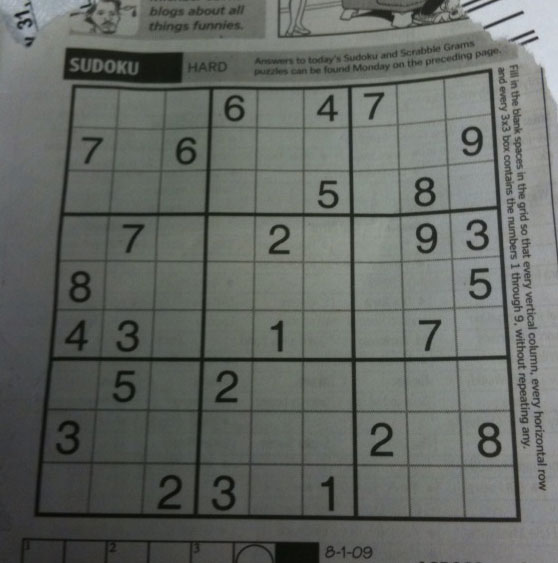
#> input picture resources/sudoku.png, 558 x 563 px
$ python 03-sudoku.png.py
#> lines starting #> are read from the running program, lines starting #| are printed output that depends on the picture; after the words box and inside, x2 and y2 are one past the last pixel; in counts of white or black regions, pixels touching at a corner belong together
import numpy as np
import cv2 as cv
from matplotlib import pyplot as plt


img = cv.imread("../resources/sudoku.png", 0)
#> img: shape (563, 558); min 7, max 218, mean 101.8

blurredImg = cv.medianBlur(img, 5)
# blurredImg = cv.GaussianBlur(img, (5, 5), cv.BORDER_REPLICATE)

# Thresholding Images

# Global Threshold
ret, th_global = cv.threshold(blurredImg, 127, 255, cv.THRESH_BINARY)
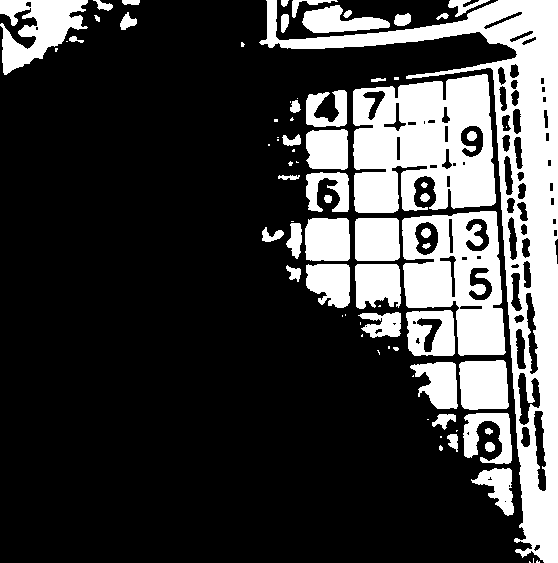
#> th_global: shape (563, 558); 25.2% white; 79 white regions (32 under 20 px), largest, box (x1, y1, x2, y2) and area: (259, 0, 558, 563) 27086, (353, 74, 496, 213) 15195, (402, 211, 506, 356) 9242

# Adaptive Threshold

# 1. ADAPTIVE_THRESH_MEAN_C
th_adap_mean1 = cv.adaptiveThreshold(img, 255, cv.ADAPTIVE_THRESH_MEAN_C, \
                                    cv.THRESH_BINARY, 11, 2)
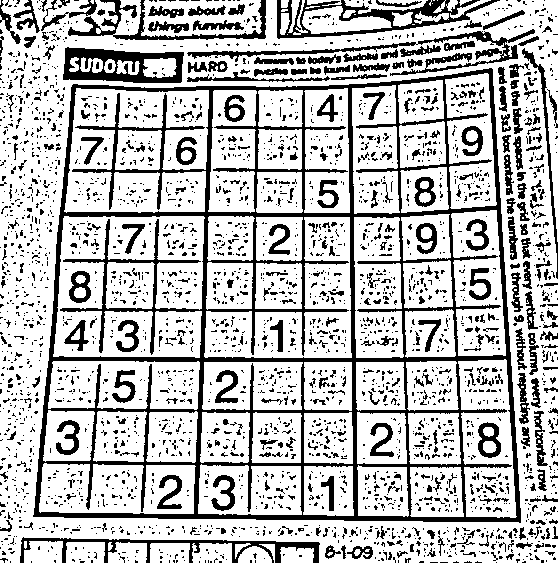
#> th_adap_mean1: shape (563, 558); 74.4% white; 2935 black regions (2574 under 20 px), largest, box (x1, y1, x2, y2) and area: (33, 68, 521, 523) 30399, (277, 0, 500, 39) 2538, (63, 47, 184, 83) 2362

th_adap_mean2 = cv.adaptiveThreshold(blurredImg, 255, cv.ADAPTIVE_THRESH_MEAN_C, \
                                    cv.THRESH_BINARY, 11, 2)
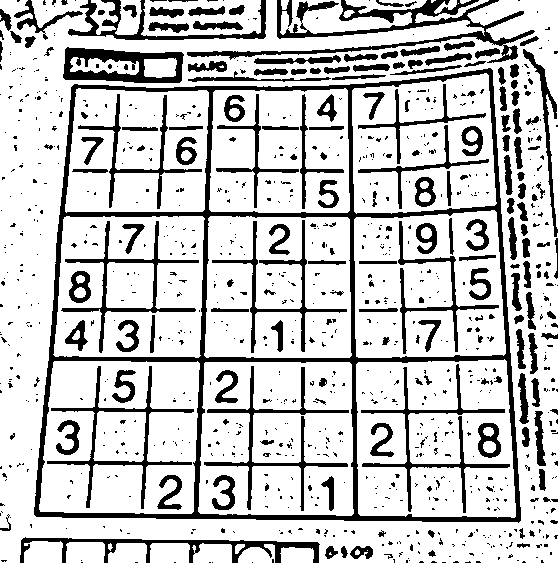
#> th_adap_mean2: shape (563, 558); 78.4% white; 944 black regions (749 under 20 px), largest, box (x1, y1, x2, y2) and area: (34, 68, 521, 523) 15998, (187, 0, 535, 63) 4506, (63, 47, 184, 83) 2270

# 1. ADAPTIVE_THRESH_GUASSIAN_C
th_adap_gaus1 = cv.adaptiveThreshold(img, 255, cv.ADAPTIVE_THRESH_GAUSSIAN_C, \
                                    cv.THRESH_BINARY, 11, 2)
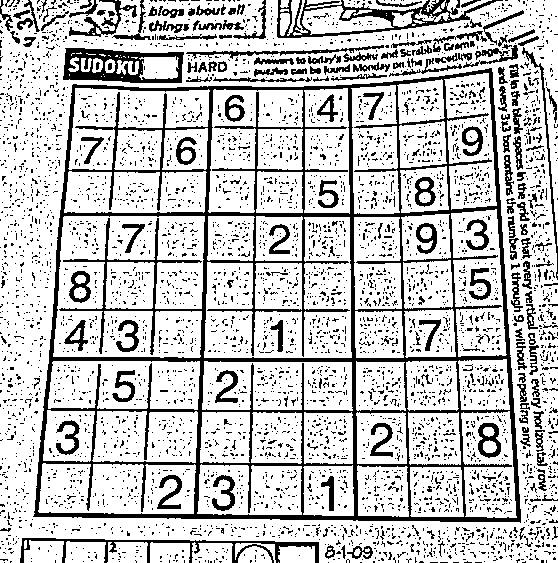
#> th_adap_gaus1: shape (563, 558); 77.6% white; 4658 black regions (4444 under 20 px), largest, box (x1, y1, x2, y2) and area: (33, 68, 521, 523) 26610, (277, 0, 503, 38) 2178, (63, 48, 184, 83) 2143

th_adap_gaus2 = cv.adaptiveThreshold(blurredImg, 255, cv.ADAPTIVE_THRESH_GAUSSIAN_C, \
                                    cv.THRESH_BINARY, 11, 2)
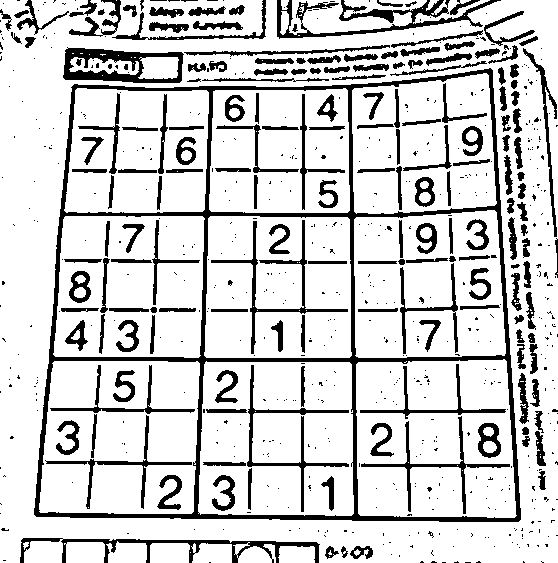
#> th_adap_gaus2: shape (563, 558); 81.8% white; 715 black regions (537 under 20 px), largest, box (x1, y1, x2, y2) and area: (34, 68, 521, 522) 14482, (277, 0, 501, 39) 2269, (63, 47, 184, 83) 2024

ret, th_otsu1 = cv.threshold(img, 0, 255, cv.THRESH_BINARY + cv.THRESH_OTSU)
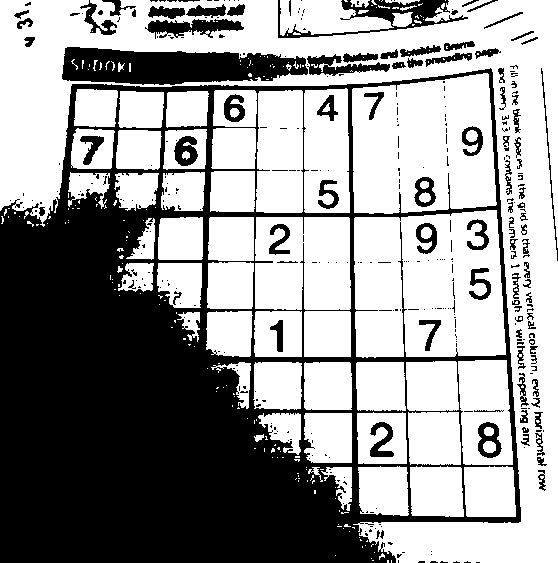
#> th_otsu1: shape (563, 558); 59.4% white; 361 black regions (263 under 20 px), largest, box (x1, y1, x2, y2) and area: (0, 68, 521, 563) 104893, (62, 47, 308, 85) 6753, (278, 0, 468, 38) 1967
#> ret = 96

ret, th_otsu2 = cv.threshold(blurredImg, 0, 255, cv.THRESH_BINARY + cv.THRESH_OTSU)
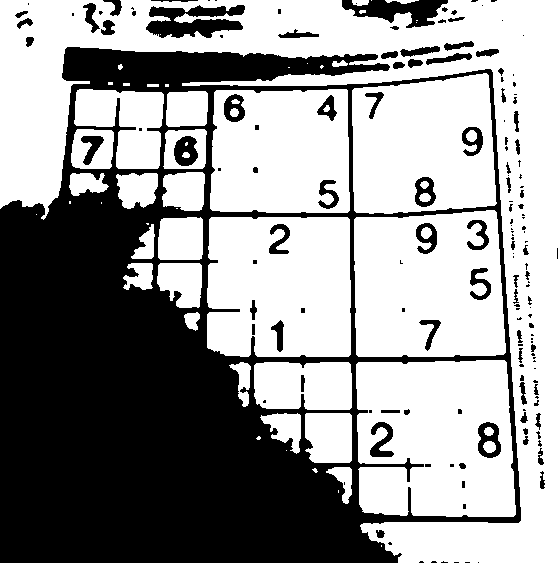
#> th_otsu2: shape (563, 558); 59.5% white; 162 black regions (87 under 20 px), largest, box (x1, y1, x2, y2) and area: (0, 47, 521, 563) 114286, (146, 5, 245, 38) 2044, (342, 0, 448, 28) 1570
#> ret = 97


titles = ["Img", "Adaptive Mean", "Adaptive Gaus", "Otsu", \
          "Blur", "Adaptive Mean Blur", "Adaptive Gaus Blur", "Otsu Blur"]

images = [img, th_adap_mean1, th_adap_gaus1, th_otsu1, \
          blurredImg, th_adap_mean2, th_adap_gaus2, th_otsu2]

length = len(titles)

for x in range(length):
    plt.subplot(2, length // 2, x + 1), plt.imshow(images[x], 'gray')
    plt.title(titles[x])
    plt.xticks([]), plt.yticks([])

plt.show()

$ run again, with resources/3.png copied over resources/sudoku.png
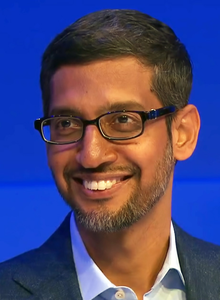
#> input picture resources/3.png, 220 x 300 px
#> `ret, th_global = cv.threshold(blurredImg, 127, 255, cv.THRESH_BINARY)`:
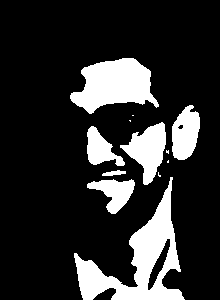
#> th_global: shape (300, 220); 18.2% white; 12 white regions (5 under 20 px), largest, box (x1, y1, x2, y2) and area: (74, 177, 185, 300) 4569, (70, 58, 159, 114) 3082, (120, 122, 166, 185) 1476
#> th_adap_mean1: shape (300, 220); 70.2% white; 358 black regions (301 under 20 px), largest, box (x1, y1, x2, y2) and area: (0, 9, 220, 300) 14210, (104, 114, 141, 133) 312, (78, 248, 104, 294) 285
#> th_adap_mean2: shape (300, 220); 72.7% white; 173 black regions (133 under 20 px), largest, box (x1, y1, x2, y2) and area: (34, 10, 220, 300) 13484, (0, 211, 83, 300) 1150, (150, 71, 172, 105) 313
#> th_adap_gaus1: shape (300, 220); 74.1% white; 554 black regions (485 under 20 px), largest, box (x1, y1, x2, y2) and area: (0, 9, 180, 300) 8383, (74, 8, 220, 300) 2589, (101, 15, 155, 50) 406
#> th_adap_gaus2: shape (300, 220); 78.8% white; 345 black regions (299 under 20 px), largest, box (x1, y1, x2, y2) and area: (45, 25, 220, 300) 7052, (34, 11, 173, 141) 1792, (0, 211, 83, 300) 804
#> th_otsu1: shape (300, 220); 23% white; 62 white regions (53 under 20 px), largest, box (x1, y1, x2, y2) and area: (72, 120, 186, 300) 8492, (66, 57, 162, 119) 3654, (85, 170, 136, 220) 1303
#> `ret, th_otsu1 = cv.threshold(img, 0, 255, cv.THRESH_BINARY + cv.THRESH..`: ret = 112
#> `ret, th_otsu2 = cv.threshold(blurredImg, 0, 255, cv.THRESH_BINARY + cv..`:
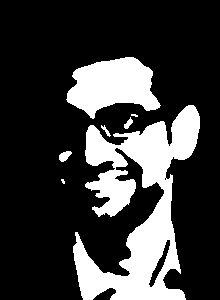
#> th_otsu2: shape (300, 220); 23.2% white; 7 white regions (2 under 20 px), largest, box (x1, y1, x2, y2) and area: (73, 105, 200, 300) 11387, (66, 57, 161, 119) 3697, (59, 151, 72, 162) 92, (124, 117, 133, 129) 54, (101, 125, 111, 137) 40
#> `ret, th_otsu2 = cv.threshold(blurredImg, 0, 255, cv.THRESH_BINARY + cv..`: ret = 111
